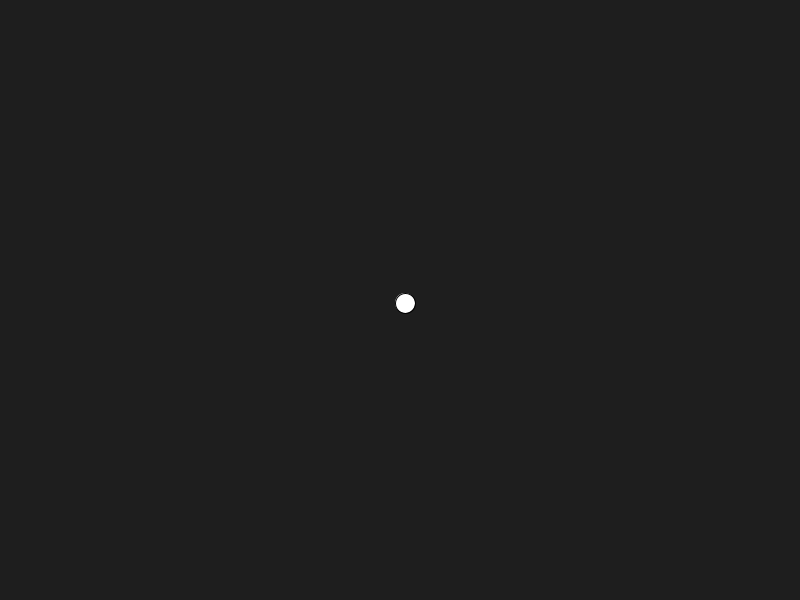
Frame 1 (no input)
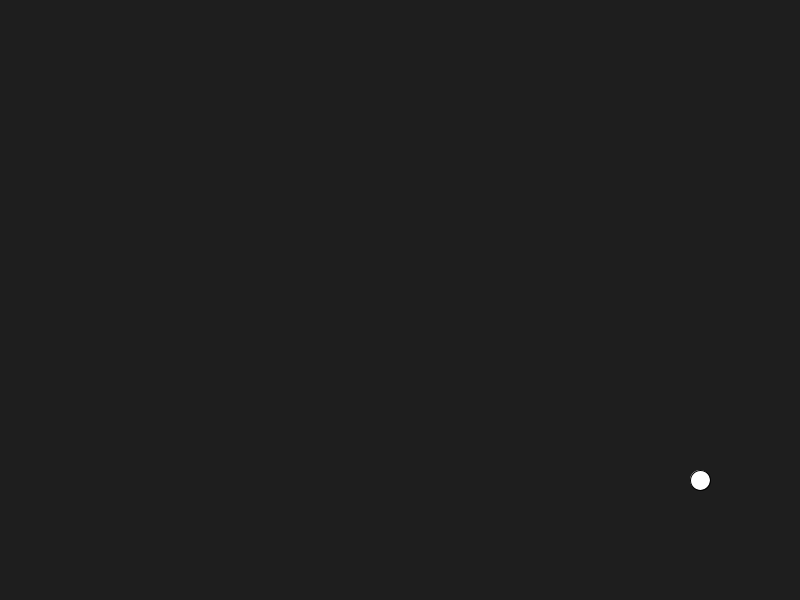
Frame 60 (the mouse pressed at the canvas centre just before this capture)
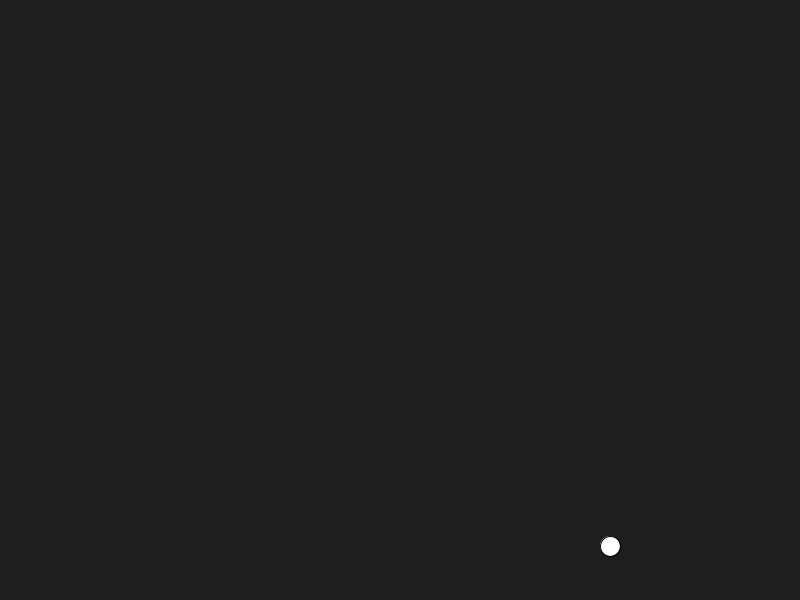
Frame 120 (the mouse held since frame 60 and released just before this capture)

The Processing sketch that drew these frames (run headless with seeded random() and noise(); from frame 60 on, the mouse is pressed at the canvas centre):

// Processing sketch: quiz_5
// ── quiz_5.pde
Walker walker;

void setup()
{
  size(800, 600);
  background(30);

  walker = new Walker(); // create walker
}

void draw()
{
  background(30); // clear screen each frame

  walker.moveAndBounce(); // update position + bounce
  walker.render();        // draw walker
}

// ── Walker.pde
class Walker
{
  PVector position; // current position
  PVector velocity; // movement direction + speed

  Walker()
  {
    position = new PVector(width/2, height/2); // start at center
    velocity = new PVector(5, 3);              // initial movement
  }

  void moveAndBounce()
  {
    position.add(velocity); // move

    // bounce horizontally
    if (position.x > width || position.x < 0)
    {
      velocity.x *= -1; // reverse x direction
    }

    // bounce vertically
    if (position.y > height || position.y < 0)
    {
      velocity.y *= -1; // reverse y direction
    }
  }

  void render()
  {
    fill(255); // white color
    circle(position.x, position.y, 20); // draw walker
  }
}
